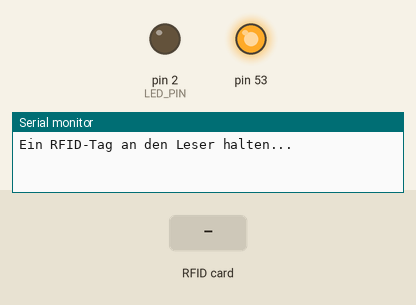
Recording of a sketch running on a simulated Arduino Mega 2560, built with avr-gcc and run on an emulated ATmega2560. Parts: output pins drawn as LEDs (lit = HIGH), the last lines printed to the serial monitor. Inputs (shaded band) come from the test bench.

Above: at 1.2 s.
1.3 s: RFID card 99 70 13 2B held to the reader
At 1.7 s:
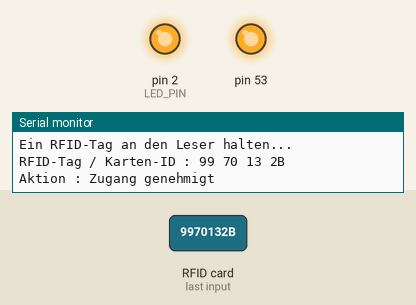
2.8 s: RFID card 5E 7A 19 C4 held to the reader
At 5.4 s:
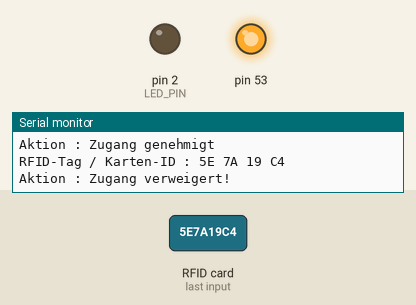
Timing chart, 0 to 6.9 s (numbered marks = the images above; inputs shaded):
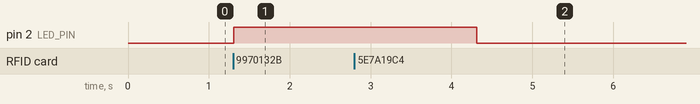

The sketch:

RFID-RC522-Zugangskontrolle.ino
```cpp
/*
 * RDID RC522 Auswertung der UID / Zugangskontrolle
 */
#include <SPI.h>
#include <MFRC522.h>                // für RFID RC522

#define LED_PIN         2           // LED-Pin
#define RST_PIN         22          // RST-Pin
#define SDA_PIN         21          // SS- bzw. SDA-Pin

MFRC522 mfrc522(SDA_PIN, RST_PIN);  // MFRC522-Instanz erstellen

void setup() {
  Serial.begin(115200);
  SPI.begin();                      // SPI-Bus initialisieren
  mfrc522.PCD_Init();               // RFID RC522 initialisieren
  Serial.println("Ein RFID-Tag an den Leser halten...");
  Serial.println();
  pinMode(LED_PIN, OUTPUT);
  digitalWrite(LED_PIN, LOW);
}
void loop() {
  String rfidTag= "";
  // Look for new cards
  if (mfrc522.PICC_IsNewCardPresent() &&          // liegt eine neue Karte vor?
    mfrc522.PICC_ReadCardSerial() ) {           // ist die Auswahl einer Karte erfolgreich?
    Serial.print("RFID-Tag / Karten-ID :");
    for (byte i = 0; i < mfrc522.uid.size; i++)  {                //  Karten-ID behandeln
      Serial.print(mfrc522.uid.uidByte[i] < 0x10 ? " 0" : " ");  // Monitor-Ausgabe
      Serial.print(mfrc522.uid.uidByte[i], HEX);
      rfidTag.concat(String(mfrc522.uid.uidByte[i] < 0x10 ? " 0" : " "));  // Ausgabe in String
      rfidTag.concat(String(mfrc522.uid.uidByte[i], HEX));
    }
    Serial.println();
    Serial.print("Aktion : ");
    rfidTag.toUpperCase();
    if (rfidTag.substring(1) == "99 70 13 2B")  {       // hier den zuzulassenden RFID-Tag angeben
      Serial.println("Zugang genehmigt \n");
      digitalWrite(LED_PIN, HIGH);
      delay(3000);
    } else {
      Serial.println("Zugang verweigert!\n");
      digitalWrite(LED_PIN, LOW);
      delay(3000);
    }
  }
}
```

Measured:
- after the input at 1.3 s, pin 2 (LED_PIN): LOW → HIGH at once
- after the input at 2.8 s, pin 2 (LED_PIN): HIGH → LOW after 1.5 s
